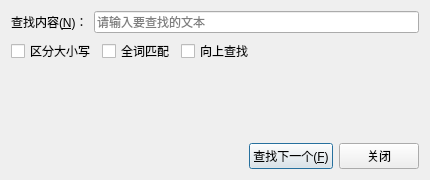
<?xml version="1.0" encoding="UTF-8"?>
<ui version="4.0">
 <class>FindDialog</class>
 <widget class="QDialog" name="FindDialog">
  <property name="geometry">
   <rect>
    <x>0</x>
    <y>0</y>
    <width>430</width>
    <height>180</height>
   </rect>
  </property>
  <property name="windowTitle">
   <string>查找</string>
  </property>
  <layout class="QVBoxLayout" name="verticalLayout">
   <item>
    <layout class="QHBoxLayout" name="horizontalLayout">
     <item>
      <widget class="QLabel" name="labelFind">
       <property name="text">
        <string>查找内容(&amp;N)：</string>
       </property>
       <property name="buddy">
        <cstring>editFind</cstring>
       </property>
      </widget>
     </item>
     <item>
      <widget class="QLineEdit" name="editFind">
       <property name="placeholderText">
        <string>请输入要查找的文本</string>
       </property>
      </widget>
     </item>
    </layout>
   </item>
   <item>
    <layout class="QHBoxLayout" name="horizontalLayoutOptions">
     <item>
      <widget class="QCheckBox" name="checkCaseSensitive">
       <property name="text">
        <string>区分大小写</string>
       </property>
      </widget>
     </item>
     <item>
      <widget class="QCheckBox" name="checkWholeWords">
       <property name="text">
        <string>全词匹配</string>
       </property>
      </widget>
     </item>
     <item>
      <widget class="QCheckBox" name="checkBackward">
       <property name="text">
        <string>向上查找</string>
       </property>
      </widget>
     </item>
     <item>
      <spacer name="horizontalSpacerOptions">
       <property name="orientation">
        <enum>Qt::Horizontal</enum>
       </property>
       <property name="sizeHint" stdset="0">
        <size>
         <width>40</width>
         <height>20</height>
        </size>
       </property>
      </spacer>
     </item>
    </layout>
   </item>
   <item>
    <widget class="QLabel" name="labelStatus">
     <property name="minimumSize">
      <size>
       <width>0</width>
       <height>20</height>
      </size>
     </property>
     <property name="text">
      <string/>
     </property>
    </widget>
   </item>
   <item>
    <layout class="QHBoxLayout" name="horizontalLayoutButtons">
     <item>
      <spacer name="horizontalSpacerButtons">
       <property name="orientation">
        <enum>Qt::Horizontal</enum>
       </property>
       <property name="sizeHint" stdset="0">
        <size>
         <width>40</width>
         <height>20</height>
        </size>
       </property>
      </spacer>
     </item>
     <item>
      <widget class="QPushButton" name="buttonFindNext">
       <property name="text">
        <string>查找下一个(&amp;F)</string>
       </property>
       <property name="default">
        <bool>true</bool>
       </property>
      </widget>
     </item>
     <item>
      <widget class="QPushButton" name="buttonClose">
       <property name="text">
        <string>关闭</string>
       </property>
      </widget>
     </item>
    </layout>
   </item>
  </layout>
 </widget>
 <resources/>
 <connections/>
</ui>
